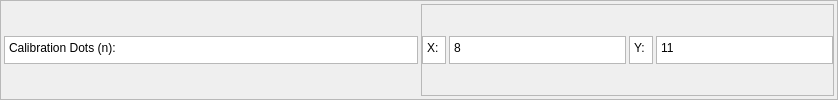
               <widget class="QFrame" name="frame_25">
                <property name="frameShape">
                 <enum>QFrame::StyledPanel</enum>
                </property>
                <property name="frameShadow">
                 <enum>QFrame::Raised</enum>
                </property>
                <layout class="QHBoxLayout" name="horizontalLayout_33" stretch="1,1">
                 <property name="spacing">
                  <number>3</number>
                 </property>
                 <property name="margin">
                  <number>3</number>
                 </property>
                 <item>
                  <widget class="QPlainTextEdit" name="plainTextEdit_14">
                   <property name="minimumSize">
                    <size>
                     <width>180</width>
                     <height>28</height>
                    </size>
                   </property>
                   <property name="maximumSize">
                    <size>
                     <width>16777215</width>
                     <height>28</height>
                    </size>
                   </property>
                   <property name="readOnly">
                    <bool>true</bool>
                   </property>
                   <property name="plainText">
                    <string>Calibration Dots (n):</string>
                   </property>
                  </widget>
                 </item>
                 <item>
                  <widget class="QFrame" name="frame_26">
                   <property name="frameShape">
                    <enum>QFrame::StyledPanel</enum>
                   </property>
                   <property name="frameShadow">
                    <enum>QFrame::Raised</enum>
                   </property>
                   <layout class="QHBoxLayout" name="horizontalLayout_34">
                    <property name="spacing">
                     <number>3</number>
                    </property>
                    <property name="margin">
                     <number>0</number>
                    </property>
                    <item>
                     <widget class="QPlainTextEdit" name="plainTextEdit_24">
                      <property name="minimumSize">
                       <size>
                        <width>24</width>
                        <height>28</height>
                       </size>
                      </property>
                      <property name="maximumSize">
                       <size>
                        <width>24</width>
                        <height>28</height>
                       </size>
                      </property>
                      <property name="plainText">
                       <string>X:</string>
                      </property>
                     </widget>
                    </item>
                    <item>
                     <widget class="QPlainTextEdit" name="pt_ndots_x">
                      <property name="minimumSize">
                       <size>
                        <width>0</width>
                        <height>28</height>
                       </size>
                      </property>
                      <property name="maximumSize">
                       <size>
                        <width>16777215</width>
                        <height>28</height>
                       </size>
                      </property>
                      <property name="plainText">
                       <string>8</string>
                      </property>
                     </widget>
                    </item>
                    <item>
                     <widget class="QPlainTextEdit" name="plainTextEdit_25">
                      <property name="minimumSize">
                       <size>
                        <width>24</width>
                        <height>28</height>
                       </size>
                      </property>
                      <property name="maximumSize">
                       <size>
                        <width>24</width>
                        <height>28</height>
                       </size>
                      </property>
                      <property name="plainText">
                       <string>Y:</string>
                      </property>
                     </widget>
                    </item>
                    <item>
                     <widget class="QPlainTextEdit" name="pt_ndots_y">
                      <property name="minimumSize">
                       <size>
                        <width>0</width>
                        <height>28</height>
                       </size>
                      </property>
                      <property name="maximumSize">
                       <size>
                        <width>16777215</width>
                        <height>28</height>
                       </size>
                      </property>
                      <property name="plainText">
                       <string>11</string>
                      </property>
                     </widget>
                    </item>
                   </layout>
                  </widget>
                 </item>
                </layout>
               </widget>
